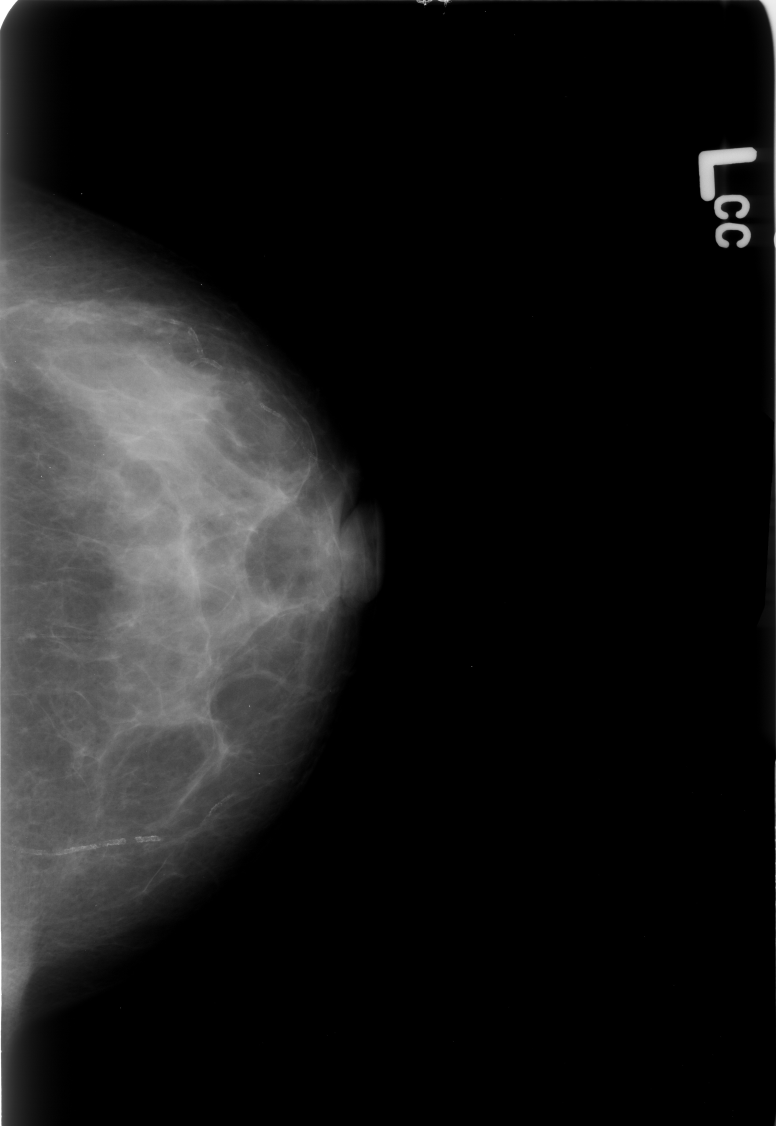
#> input picture sample-images/1-P_00343_LEFT_CC_1.jpg, 3104 x 4504 px (shown at 1/4 size)
$ python -i preprocessing_density.py   (imports and definitions only)
#> lines starting #> are read from the running program, lines starting #| are printed output that depends on the picture; after the words box and inside, x2 and y2 are one past the last pixel; in counts of white or black regions, pixels touching at a corner belong together
"""
Functions to process and crop out the region of interest for the mammogram images
"""

import numpy as np
import cv2
import copy


def crop_roi(mask, og_image, height_og, width_og):
    """cropping the ROI, reducing the black space in the image

    Args:
        mask (arr): masked image with noise removed
        og_image (arr): original mammogram image
        height_og (int): original image height
        width_og (int): original image width

    Returns:
        final_image: cropped roi image
    """

    crop1 = mask[:]
    height, width = crop1.shape

    # smaller crop to remove even more of the noise
    smaller_crop = crop1[int(height / 3) : int(height * 2 / 3)]

    # find where the white pixels are
    points = np.argwhere(smaller_crop == 255)

    xpoints = points[:, 1]  # the x values of all the white pixels

    # check whether image is left or right laterality with the sum of pixels of each half of image
    area_L = crop1[:, : int(width / 2)]
    area_R = crop1[:, int(width / 2) :]

    if np.sum(area_L) > np.sum(area_R):  #  more white pixels on left side
        maxpoint = np.max(
            xpoints
        )  # furthest most white pixel which indicates the end of the breast in the image

        # get coordinates of that white pixel
        b = points[:, 1] == maxpoint
        loc = np.nonzero(b > 0)[0][0]
        small_y, x = points[loc]

        # adjust y to the cropped image
        y = small_y + height / 3

        # dimensions of box to be cropped, chosen arbitrarily
        box_wid = int(width * 0.6)
        box_hei = int(height * 0.6)

        # adjust y to the original image
        y = int(y + 0.05 * height_og)
        x = int(x + 0.03 * width_og)

        # if x coordinate in the box is out of range of the image, adjust it to the edges
        x_start = x - box_wid

        if x_start < 1:
            x_start = 0

        # output the cropped roi image
        final_img = og_image[int(y - box_hei / 2) : int(y + box_hei / 2), x_start:x]

    elif np.sum(area_R) > np.sum(area_L):  #  more white pixels on right side
        maxpoint = np.min(
            xpoints
        )  # furthest most white pixel which indicates the end of the breast in the image

        b = points[:, 1] == maxpoint
        loc = np.nonzero(b > 0)[0][0]
        small_y, x = points[loc]

        y = small_y + height / 3

        box_wid = int(width * 0.6)
        box_hei = int(height * 0.6)

        y = int(y + 0.05 * height_og)
        x = int(x + 0.03 * width_og)

        x_end = x + box_wid

        if x_end > (width_og - 1):
            x_end = width_og - 1

        final_img = og_image[int(y - box_hei / 2) : int(y + box_hei / 2), x:x_end]

    else:
        final_img = og_image
        print("image error")

    return final_img


def find_roi(img):
    img_copy = copy.copy(img[:, :, :])
    height_og, width_og, c = img.shape

    # cropping edges of the image because there is noise present
    img = img[
        int(height_og * 0.05) : int(height_og * 0.95),
        int(width_og * 0.03) : int(width_og * 0.97),
    ]

    gray_img = cv2.cvtColor(img, cv2.COLOR_BGR2GRAY)  # grayscale image
    mask = np.zeros(
        gray_img.shape, dtype=np.uint8
    )  # mask initialized to image dimensions
    blur_img = cv2.GaussianBlur(gray_img, (41, 41), 0)  # blur used to normalise image
    ret, binary = cv2.threshold(
        blur_img, 25, 255, cv2.THRESH_BINARY
    )  # threshold image to identify noise

    # the below code draws contours around all object in the image such as noise (like letters)
    # anf then ignores all the contours that are small because they correspond to noise
    contours = cv2.findContours(binary, cv2.RETR_EXTERNAL, cv2.CHAIN_APPROX_SIMPLE)
    contours = contours[0] if len(contours) == 2 else contours[1]

    if len(contours) <= 1:
        mask = binary
        # this means that the breast takes up the whole of the mammogram, no mini objects identified
        # so we will just take the entire image as the roi
        final_img = crop_roi(mask, img_copy, height_og, width_og)

    else:
        for i in contours:
            x, y, w, h = cv2.boundingRect(i)
            cv2.rectangle(img, (x, y), (x + w, y + h), (0, 0, 255), 20)
            area = w * h

            # only the bigger rectangle considered, which will include the breast but not the noise
            if (
                area > 0.3 * height_og * width_og
            ):  # 50% of area chosen for now, somewhat arbitrarily
                cv2.drawContours(mask, [i], -1, (255, 255, 255), -1)

        # running the function above which identifies the edge white pixels corresponding to
        # the end of the breast, identifying the region of interest
        final_img = crop_roi(mask, img_copy, height_og, width_og)

    final_img = cv2.resize(
        final_img, (128, 128)
    )  # resize image to train model and run inference

    return final_img

>>> import cv2
>>> picture = cv2.imread('../../sample-images/1-P_00343_LEFT_CC_1.jpg')
#> picture is the input picture: shape (4504, 3104, 3); min 0, max 255, mean 24.7
>>> result = find_roi(picture)
#> in find_roi, `ret, binary = cv2.threshold( blur_img, 25, 255, cv2.THRESH_BINARY )`:
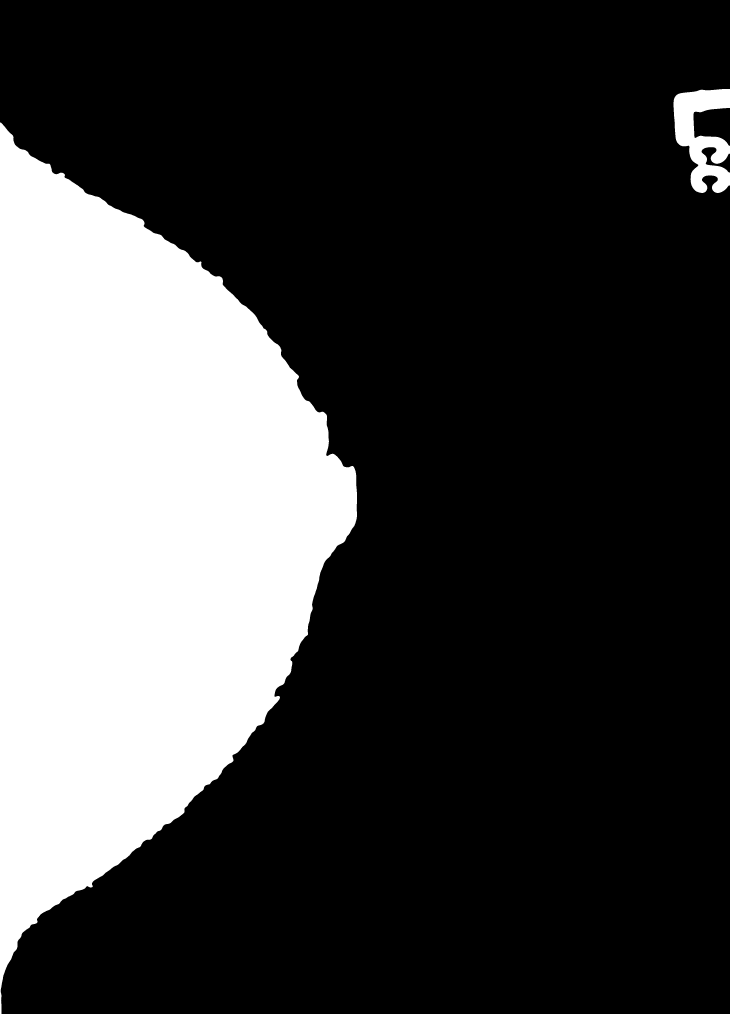
#> binary: shape (4053, 2917) (shown at 1/4 size); 25.5% white; 2 white regions
#> in find_roi, `contours = cv2.findContours(binary, cv2.RETR_EXTERNAL, cv2.CHAIN_APPRO..`: contours = 2 contours; box (x1, y1, x2, y2) and area: (0, 490, 1428, 4053) 2958560, (2694, 356, 2917, 772) 51827
#> the loop in find_roi, `for i in contours:` made 2 passes
#> (x, y, w, h, area) on passes 1 to 2: (0, 490, 1428, 3563, 5087964), (2694, 356, 223, 416, 92768)
#> after the loop in find_roi, `for i in contours:`:
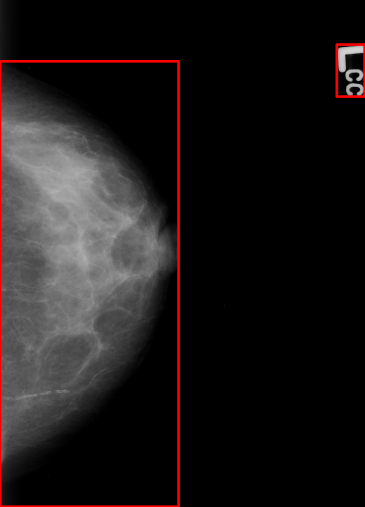
#> img: shape (4053, 2917, 3) (shown at 1/8 size); mean of channels 0, 1, 2 25, 25, 28.8; drawn as B, G, R
#> in crop_roi, `smaller_crop = crop1[int(height / 3) : int(height * 2 / 3)]`:
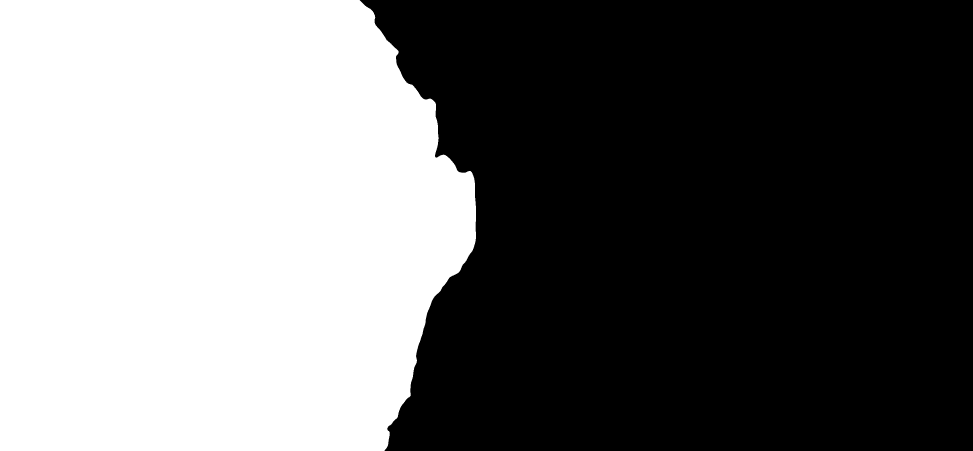
#> smaller_crop: shape (1351, 2917) (shown at 1/3 size); 43.9% white; 1 white region, box (x1, y1, x2, y2) and area: (0, 0, 1428, 1351) 1731158
#> in crop_roi, `points = np.argwhere(smaller_crop == 255)`: points = 1731158 pairs, first value 0 to 1350, second value 0 to 1427
#> in crop_roi, `area_L = crop1[:, : int(width / 2)]`:
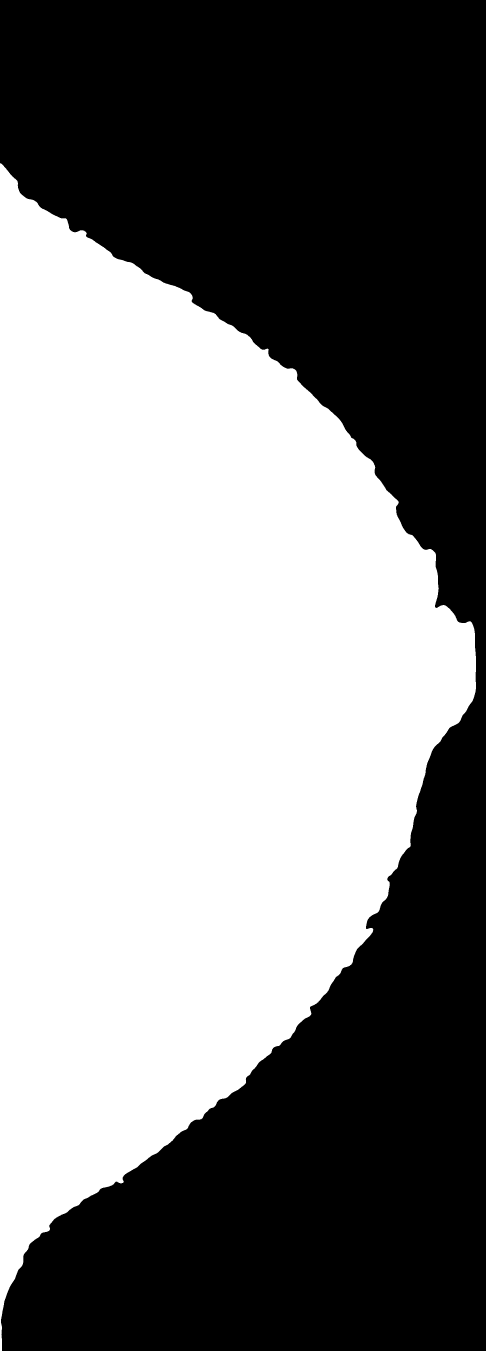
#> area_L: shape (4053, 1458) (shown at 1/3 size); 50.1% white; 1 black region, box (x1, y1, x2, y2) and area: (0, 0, 1458, 4053) 2946701
#> in crop_roi, `maxpoint = np.max( xpoints )`: maxpoint = 1427
#> in crop_roi, `loc = np.nonzero(b > 0)[0][0]`: loc = 783542
#> in crop_roi, `small_y, x = points[loc]`: small_y = 617; x = 1427
#> in crop_roi, `y = small_y + height / 3`: y = 1968
#> in crop_roi, `y = int(y + 0.05 * height_og)`: y = 2193
#> in crop_roi, `x = int(x + 0.03 * width_og)`: x = 1520
#> in crop_roi, `x_start = x - box_wid`: x_start = -230
#> in find_roi, `final_img = cv2.resize( final_img, (128, 128) )`:
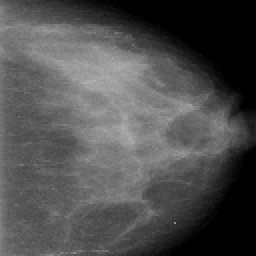
#> final_img: shape (128, 128, 3) (shown 2 times larger); min 0, max 176, mean 79.4
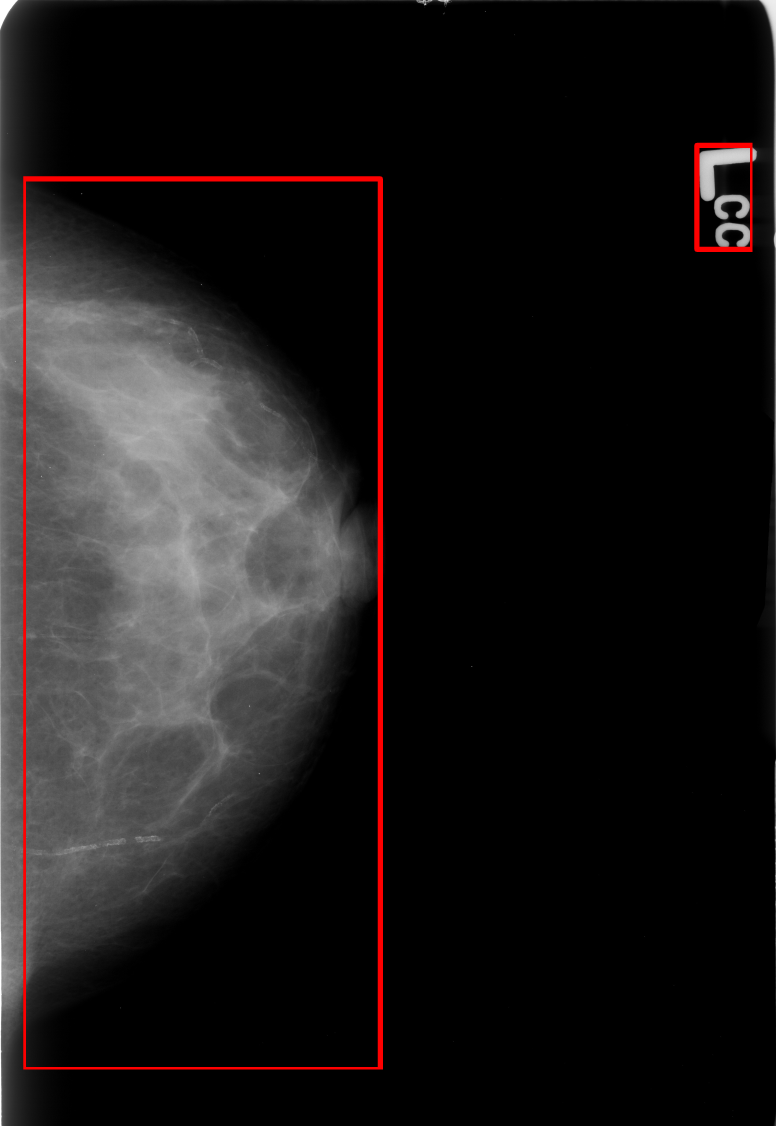
#> picture: shape (4504, 3104, 3) (shown at 1/4 size); mean B, G, R 24.4, 24.4, 27.7

$ run again, on sample-images/3-P_01800_LEFT_CC_1.jpg
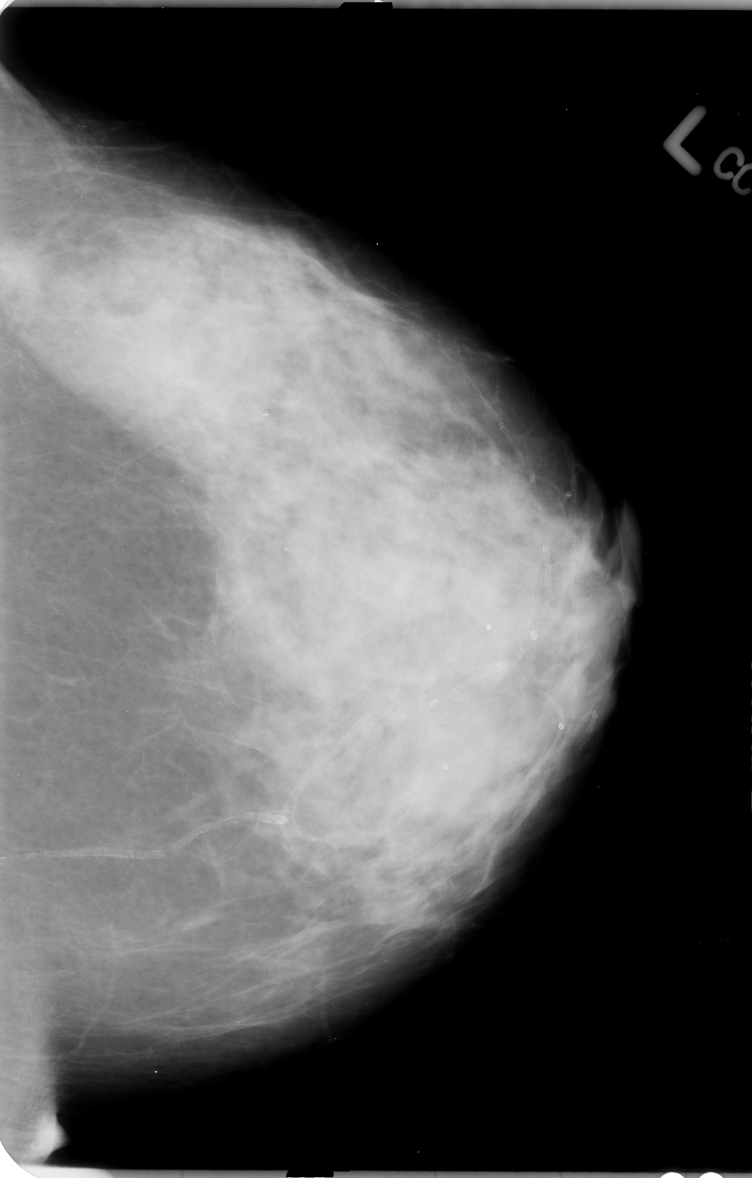
#> input picture sample-images/3-P_01800_LEFT_CC_1.jpg, 3008 x 4712 px (shown at 1/4 size)
#> picture is the input picture: shape (4712, 3008, 3); min 0, max 255, mean 82
#> in find_roi, `ret, binary = cv2.threshold( blur_img, 25, 255, cv2.THRESH_BINARY )`:
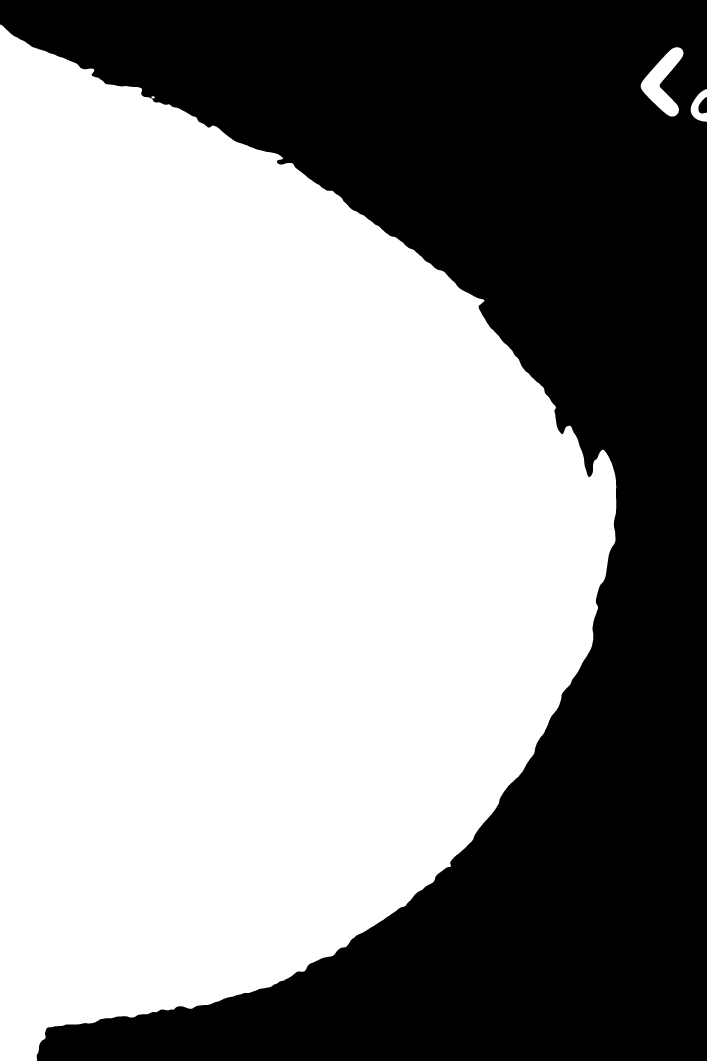
#> binary: shape (4241, 2827) (shown at 1/4 size); 58.8% white; 2 black regions
#> contours = 4 contours; box (x1, y1, x2, y2) and area: (0, 98, 2465, 4241) 7018677, (2563, 189, 2734, 466) 20361, (2763, 357, 2827, 487) 4318, (606, 385, 620, 394) 75
#> the loop in find_roi, `for i in contours:` made 4 passes
#> (x, y, w, h, area) on passes 1 to 4: (606, 385, 14, 9, 126), (2763, 357, 64, 130, 8320), (2563, 189, 171, 277, 47367), (0, 98, 2465, 4143, 10212495)
#> smaller_crop: shape (1414, 2827); 82.7% white; 1 black region, box (x1, y1, x2, y2) and area: (2055, 0, 2827, 1414) 690753
#> points = 3306625 pairs, first value 0 to 1413, second value 0 to 2464
#> area_L: shape (4241, 1413); 84.3% white; 2 black regions, box (x1, y1, x2, y2) and area: (0, 0, 1413, 841) 635155, (147, 3754, 1413, 4241) 308251
#> area_R: shape (4241, 1414); 32.9% white; 1 white region, box (x1, y1, x2, y2) and area: (0, 841, 1052, 3753) 1974941
#> maxpoint = 2464
#> loc = 1192673
#> in crop_roi, `small_y, x = points[loc]`: small_y = 528; x = 2464
#> in crop_roi, `y = small_y + height / 3`: y = 1941.7
#> in crop_roi, `y = int(y + 0.05 * height_og)`: y = 2177
#> in crop_roi, `x = int(x + 0.03 * width_og)`: x = 2554
#> x_start = 858
#> `result = find_roi(picture)`:
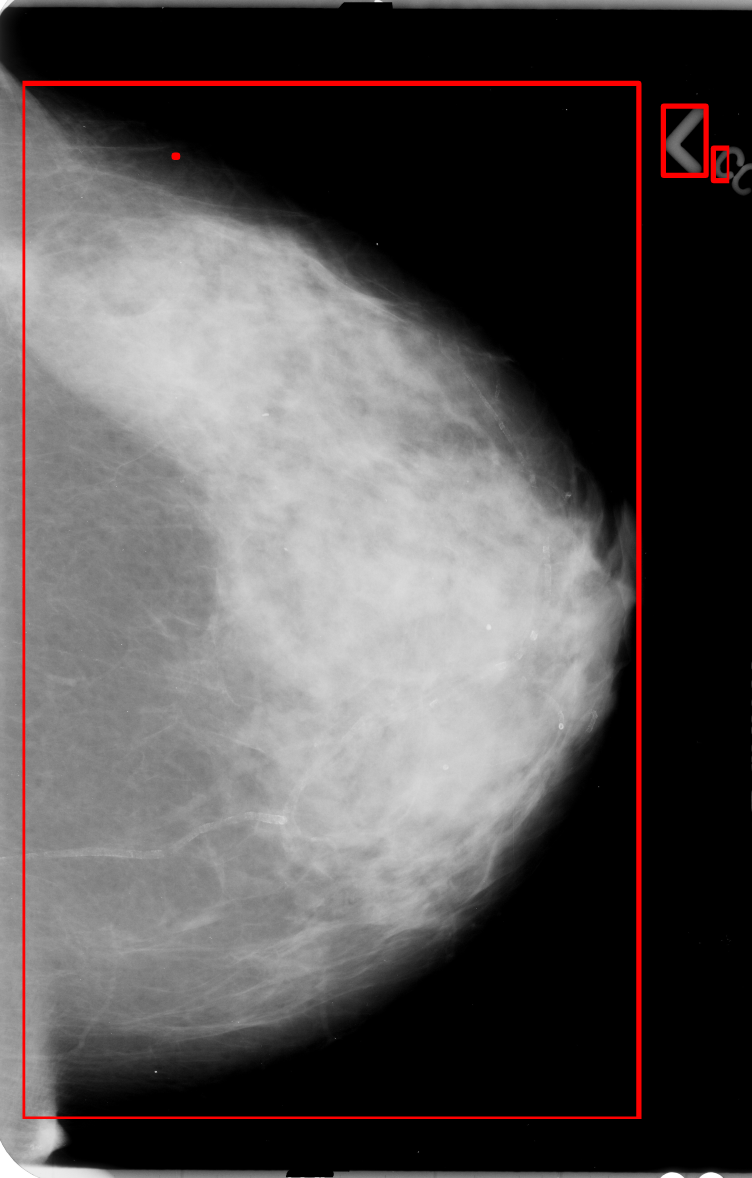
#> picture: shape (4712, 3008, 3) (shown at 1/4 size); mean B, G, R 81.5, 81.5, 85.7
